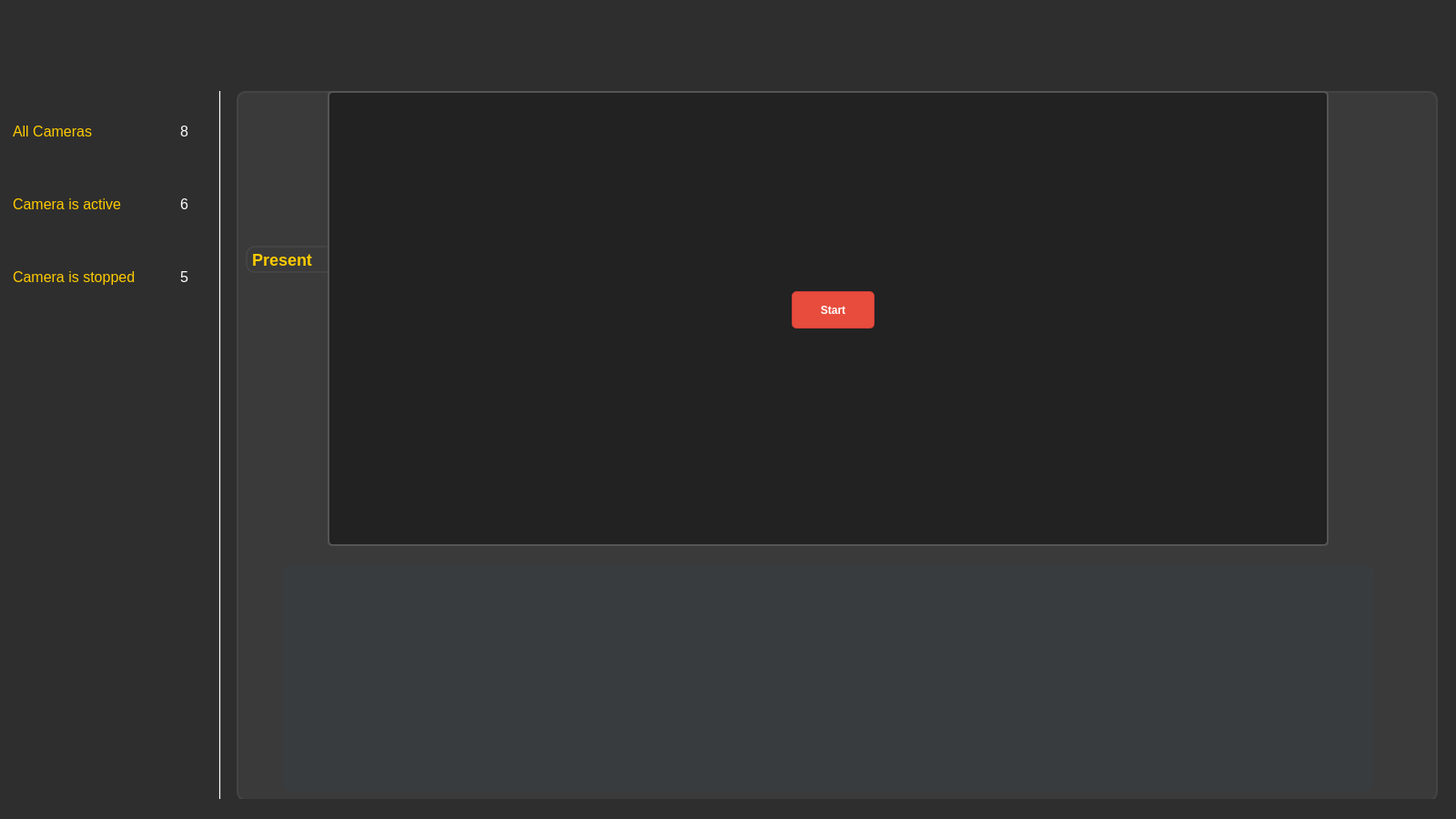
<?xml version="1.0" encoding="UTF-8"?>
<ui version="4.0">
 <class>MainWindow</class>
 <widget class="QMainWindow" name="MainWindow">
  <property name="geometry">
   <rect>
    <x>0</x>
    <y>0</y>
    <width>1600</width>
    <height>900</height>
   </rect>
  </property>
  <property name="windowTitle">
   <string>MainWindow</string>
  </property>
  <property name="styleSheet">
   <string notr="true">background-color: #2e2e2e; color: white;</string>
  </property>
  <widget class="QWidget" name="centralwidget">
   <widget class="QFrame" name="frame_2">
    <property name="geometry">
     <rect>
      <x>260</x>
      <y>100</y>
      <width>1320</width>
      <height>780</height>
     </rect>
    </property>
    <property name="styleSheet">
     <string notr="true">border: 2px solid #444444; border-radius: 10px; background-color: #3a3a3a;</string>
    </property>
    <property name="frameShape">
     <enum>QFrame::StyledPanel</enum>
    </property>
    <property name="frameShadow">
     <enum>QFrame::Raised</enum>
    </property>
    <widget class="QLabel" name="camera_name_1">
     <property name="geometry">
      <rect>
       <x>10</x>
       <y>170</y>
       <width>150</width>
       <height>30</height>
      </rect>
     </property>
     <property name="text">
      <string>Present</string>
     </property>
     <property name="styleSheet">
      <string notr="true">font-size: 18px; font-weight: bold; color: #ffcc00;</string>
     </property>
    </widget>
    <widget class="QLabel" name="camera_1">
     <property name="geometry">
      <rect>
       <x>100</x>
       <y>0</y>
       <width>1100</width>
       <height>500</height>
      </rect>
     </property>
     <property name="styleSheet">
      <string notr="true">QLabel { border: 2px solid #555555; background-color: #222222; border-radius: 5px; }</string>
     </property>
    </widget>
    <widget class="QPushButton" name="btn_Start_1">
     <property name="geometry">
      <rect>
       <x>610</x>
       <y>220</y>
       <width>91</width>
       <height>41</height>
      </rect>
     </property>
     <property name="styleSheet">
      <string notr="true">background-color: #e74c3c; border: 1px solid #d43f3a; border-radius: 5px; color: white; font-weight: bold;</string>
     </property>
     <property name="text">
      <string>Start</string>
     </property>
    </widget>
    <widget class="QScrollArea" name="scrollArea">
     <property name="geometry">
      <rect>
       <x>50</x>
       <y>520</y>
       <width>1200</width>
       <height>250</height>
      </rect>
     </property>
     <property name="styleSheet">
      <string notr="true">border: none; background-color: #393c3f;</string>
     </property>
     <property name="horizontalScrollBarPolicy">
      <enum>Qt::ScrollBarAsNeeded</enum>
     </property>
     <property name="widgetResizable">
      <bool>true</bool>
     </property>
     <widget class="QWidget" name="scrollAreaWidgetContents">
      <property name="geometry">
       <rect>
        <x>0</x>
        <y>0</y>
        <width>1200</width>
        <height>250</height>
       </rect>
      </property>
     </widget>
    </widget>
    <zorder>scrollArea</zorder>
    <zorder>camera_name_1</zorder>
    <zorder>camera_1</zorder>
    <zorder>btn_Start_1</zorder>
   </widget>

   <!-- Vertical line separator -->
   <widget class="QFrame" name="line">
    <property name="geometry">
     <rect>
      <x>240</x>
      <y>100</y>
      <width>3</width>
      <height>780</height>
     </rect>
    </property>
    <property name="styleSheet">
     <string notr="true">background-color: #444444;</string>
    </property>
    <property name="frameShape">
     <enum>QFrame::VLine</enum>
    </property>
   </widget>

   <!-- All Cameras Information Section -->
   <widget class="QWidget" name="horizontalLayoutWidget">
    <property name="geometry">
     <rect>
      <x>0</x>
      <y>109</y>
      <width>221</width>
      <height>71</height>
     </rect>
    </property>
    <layout class="QHBoxLayout" name="horizontalLayout">
     <item>
      <widget class="QLabel" name="label">
       <property name="styleSheet">
        <string notr="true">padding-left: 10px; font-size: 16px; color: #ffcc00;</string>
       </property>
       <property name="text">
        <string>All Cameras</string>
       </property>
      </widget>
     </item>
     <item>
      <widget class="QLabel" name="all_cameras_label">
       <property name="styleSheet">
        <string notr="true">padding-right: 10px; font-size: 16px; color: #ffffff;</string>
       </property>
       <property name="text">
        <string>8</string>
       </property>
       <property name="alignment">
        <set>Qt::AlignRight|Qt::AlignVCenter</set>
       </property>
      </widget>
     </item>
    </layout>
   </widget>

   <!-- Camera Active Section -->
   <widget class="QWidget" name="horizontalLayoutWidget_2">
    <property name="geometry">
     <rect>
      <x>0</x>
      <y>189</y>
      <width>221</width>
      <height>71</height>
     </rect>
    </property>
    <layout class="QHBoxLayout" name="horizontalLayout_2">
     <item>
      <widget class="QLabel" name="label_5">
       <property name="styleSheet">
        <string notr="true">padding-left: 10px; font-size: 16px; color: #ffcc00;</string>
       </property>
       <property name="text">
        <string>Camera is active</string>
       </property>
      </widget>
     </item>
     <item>
      <widget class="QLabel" name="camera_active_label">
       <property name="styleSheet">
        <string notr="true">padding-right: 10px; font-size: 16px; color: #ffffff;</string>
       </property>
       <property name="text">
        <string>6</string>
       </property>
       <property name="alignment">
        <set>Qt::AlignRight|Qt::AlignVCenter</set>
       </property>
      </widget>
     </item>
    </layout>
   </widget>

   <!-- Camera Stopped Section -->
   <widget class="QWidget" name="horizontalLayoutWidget_3">
    <property name="geometry">
     <rect>
      <x>0</x>
      <y>269</y>
      <width>221</width>
      <height>71</height>
     </rect>
    </property>
    <layout class="QHBoxLayout" name="horizontalLayout_3">
     <item>
      <widget class="QLabel" name="label_7">
       <property name="styleSheet">
        <string notr="true">padding-left: 10px; font-size: 16px; color: #ffcc00;</string>
       </property>
       <property name="text">
        <string>Camera is stopped</string>
       </property>
      </widget>
     </item>
     <item>
      <widget class="QLabel" name="camera_stop_label">
       <property name="styleSheet">
        <string notr="true">padding-right: 10px; font-size: 16px; color: #ffffff;</string>
       </property>
       <property name="text">
        <string>5</string>
       </property>
       <property name="alignment">
        <set>Qt::AlignRight|Qt::AlignVCenter</set>
       </property>
      </widget>
     </item>
    </layout>
   </widget>
  </widget>
  <widget class="QStatusBar" name="statusbar"/>
 </widget>
 <resources/>
 <connections/>
</ui>
